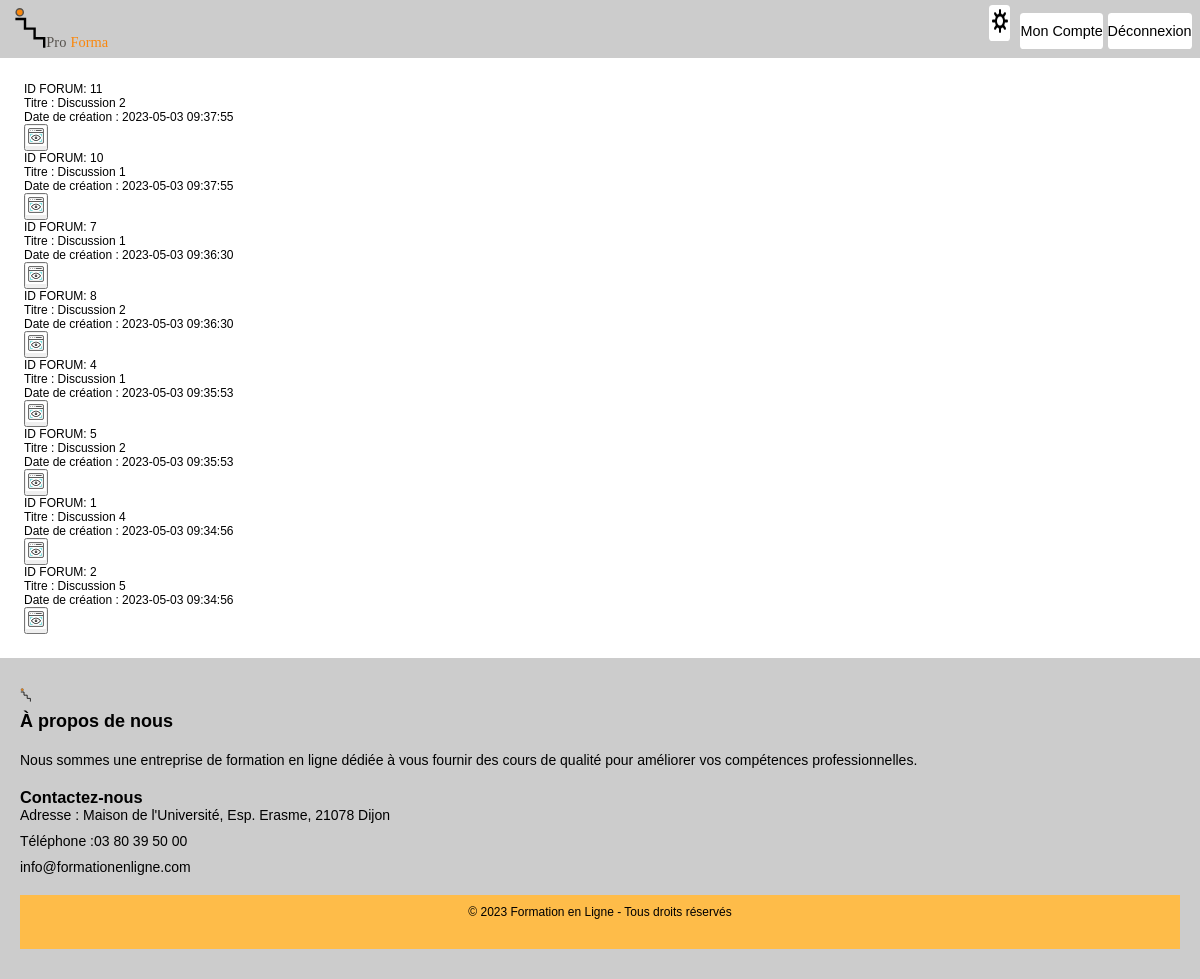
Screenshot of /vue/index.php?p=forum (signed in) with the database file from the repository.
### tables this page shows
CREATE TABLE FORUM_DISCUSSION
(
    ID         INTEGER      NOT NULL AUTO_INCREMENT,
    USER_ID    INTEGER      NOT NULL, 
    COURSE_ID  INTEGER      NOT NULL,
    TITLE      VARCHAR(255) NOT NULL,
    CREATED_AT DATETIME     NOT NULL,
    PRIMARY KEY (ID),
    FOREIGN KEY (USER_ID) REFERENCES USER (ID) ON DELETE CASCADE,
    FOREIGN KEY (COURSE_ID) REFERENCES COURSE (ID) ON DELETE CASCADE
);

### model/sql-request.php (called while the page is built, shortened)
<?php
require_once 'ConnectionDb.php';
function get_ID_User($username):int{
    $conn=new ConnectionDb();
    $db=$conn->database;
    $query=$db->prepare("SELECT ID FROM USER WHERE USERNAME='$username'");
    $query->execute();
    $id=$query->fetch()['ID'];
    return $id;
}
function get_forums_model($user_id):array{
    $conn=new ConnectionDb();
    $db=$conn->database;
    $query=$db->prepare("SELECT DISTINCT FORUM_DISCUSSION.ID,FORUM_DISCUSSION.USER_ID,FORUM_DISCUSSION.COURSE_ID,FORUM_DISCUSSION.TITLE,FORUM_DISCUSSION.CREATED_AT FROM FORUM_DISCUSSION
        INNER JOIN FOLLOWED_COURSE ON FORUM_DISCUSSION.COURSE_ID = FOLLOWED_COURSE.COURSE_ID
        WHERE FOLLOWED_COURSE.USER_ID = $user_id
        ORDER BY FORUM_DISCUSSION.CREATED_AT DESC");
    $query->execute();
    $forums=array();
    while ($row = $query->fetch()) {
        $forum=array();
        $forum["ID"]=$row['ID'];
        $forum["USER_ID"]=$row['USER_ID'];
        $forum["COURSE_ID"]=$row['COURSE_ID'];
        $forum["TITLE"]=$row['TITLE'];
        $forum["CREATED_AT"]=$row['CREATED_AT'];
        $forums[]=$forum;
    }
    return $forums;
}

### controller/forum/get_forums.php (called while the page is built)
<?php
require_once $_SERVER["DOCUMENT_ROOT"].'/model/sql-request.php';
function get_forums():array{
    $username = $_SESSION['username'];
    $user_id = get_ID_User($username);
    return get_forums_model($user_id );
}

### vue/pages/forum.php (called while the page is built, shortened)
<?php
require_once "../controller/user/is_connected.php";
  if (!isset($_GET['id'])) {
    require_once("includes/forum/list.php");
  }else {
    require_once("includes/forum/thread.php");
  }

### vue/index.php (called while the page is built, shortened)
<?php
$page_dir = '../vue/pages';
$page = isset($_GET['p']) ? $_GET['p'] : 'home';
if (file_exists($page_dir . '/' . $page . '.php')) {
  require_once($page_dir . '/' . $page . '.php');
} else {
  require_once($page_dir . '/404.php');
}
require_once('layout.php');

### model/ConnectionDb.php (called while the page is built, shortened)
<?php
class ConnectionDb
{
    public $database=null;
    private $host=HOST;
    private $username=USERNAME;
    private $password=PASSWORD;
    private $port=PORT;
    function connection(){
        if(is_null($this->database)){
            try {
                $this->database=new PDO("mysql:host=$this->host;port=$this->port;dbname=project",$this->username,$this->password);
                $this->database->setAttribute(PDO::ATTR_ERRMODE,PDO::ERRMODE_EXCEPTION);
            }catch (PDOException $e){
                print("Connection Failed : ".$e->getMessage());
            }
        }
    }
    function closeConnection(){
        $this->database=null;
    }
}

### controller/color_theme/get_theme.php (called while the page is built)
<?php
function get_theme(): string
{
    $theme = "light";
    if (isset($_COOKIE['theme'])) {
        $theme = $_COOKIE['theme'];
    }else
        setcookie('theme', "light", time() + 365*24*3600,"/");
    return $theme;
}

### controller/user/is_connected.php (called while the page is built)
<?php
function is_connected():bool{
    if(isset($_COOKIE['logged'])){
        return true;
    }
    return false;
}

### vue/pages/includes/forum/list.php (the view, shortened to what this page needs)
<?php
require_once $_SERVER['DOCUMENT_ROOT'] . '/controller/forum/get_forums.php';
$forums=get_forums();
foreach ($forums as $row) {
    echo "<p>ID FORUM: " . $row["ID"] . "</p>";
    echo "<p>Titre : " . $row["TITLE"] . "</p>";
    echo "<p>Date de création : " . $row["CREATED_AT"] . "</p>";
    $script="window.location='/vue/index.php?p=forum&id=".$row["ID"]."'";
    echo "<button onclick=$script><img src='/vue/assets/img/view.gif' width='20em' height='20em'></button>";
    echo '<br>';
}
?>
<?php
$content = ob_get_contents();

### vue/layout.php (shortened to what this page needs)
<?php
require_once "../controller/color_theme/get_theme.php";
?>
<!DOCTYPE html>
<html>
<head>
    <?= '<link href="assets/css/' . get_theme() . '.css" rel="stylesheet" />' ?>
    <link href="assets/css/main.css" rel="stylesheet" />
</head>
<body>
<header>
    <?php require_once('pages/includes/header.php'); ?>
</header>
<main>
    <?= $content ?>
</main>
<footer>
    <?php require_once('pages/includes/footer.php'); ?>
</footer>
</body>
</html>

### vue/pages/includes/header.php
<?php
  require_once $_SERVER['DOCUMENT_ROOT'] . "/controller/color_theme/get_theme.php";
  require_once $_SERVER['DOCUMENT_ROOT'] . "/controller/user/is_connected.php";
  ?>
<div><a href="./index.php?p=home"><img src=<?= "/vue/assets/img/logo" . get_theme() . ".svg" ?> alt="logo"
      height="100" /></a></div>
<nav>
  <a class="header-button"><button id="theme" onclick="changeTheme()"><?= '<img src="assets/img/' . get_theme() . '.png" width="16" height="16">' ?></button></a>
  <?php
  if (is_connected()) {
    echo '<a class="header-button" href="./index.php?p=account"><button>Mon Compte</button></a>';
    echo '<a class="header-button" href="./index.php?p=logout"><button>Déconnexion</button></a>';
  } else {
    echo '<a class="header-button" href="./index.php?p=login"><button>Connexion</button></a>';
  }
  ?>
</nav>

### vue/pages/includes/footer.php
<div>
    <div>
    <img src="assets/img/favicon.svg" alt="" height="20">
    <h4>À propos de nous</h4>
    <p>Nous sommes une entreprise de formation en ligne dédiée à vous fournir des cours de qualité pour améliorer vos compétences professionnelles.</p>
    </div>
    <div>
      <h3>Contactez-nous</h3>
      <ul>
        <li>Adresse : Maison de l'Université, Esp. Erasme, 21078 Dijon</li>
        <li>Téléphone :03 80 39 50 00</li>
        <li>info@formationenligne.com</li>
      </ul>
    </div>
</div>
  <div class="footer-bottom">
    <p>&copy; 2023 Formation en Ligne - Tous droits réservés</p>
  </div>

### vue/assets/css/light.css (style rules this page uses)
:root { --color-1:#000; --color-2:#CCC; --color-3:#FEBC49; --color-4:#FFF; --color-5:#737373; --color-6:#CC6600; --color-7: rgb(28, 166, 32); --color-8: rgb(186, 41, 41); }

### vue/assets/css/main.css (style rules this page uses)
* { margin: 0; padding: 0; }
html { font-family: sans-serif; font-size: 12px; }
body { background-color: var(--color-4); color: var(--color-1); min-width: 500px; }
body>header { background-color: var(--color-2); display: flex; flex-direction: row; justify-content: space-between; padding: 0.2rem 0.5rem; max-height: 5rem; }
body>header :first-child { height: 4rem; margin: 0.2rem; }
body > header :first-child > img { height: 100%; }
.header-button { margin-top: 1rem; height: 3rem; }
.header-button>button { background-color: var(--color-4); color: var(--color-1); height: 3rem; max-height: 3rem; border: none; border-radius: 0.3rem; cursor: pointer; font-size: 1.2rem; }
.header-button>button :first-child { background-color: #fff; }
.header-button>button>img { max-height: 2rem; height: 100%; border-radius: 10%; }
body>footer { background-color: var(--color-2); padding: 30px 20px; font-size: 14px; }
body>footer h4 { font-size: 18px; font-weight: bold; margin-bottom: 20px; }
body>footer p { margin-bottom: 20px; }
body>footer ul { list-style: none; margin: 0; padding: 0; margin-bottom: 20px; }
body>footer li { margin-bottom: 10px; }
.footer-bottom { background-color: var(--color-3); color: var(--color-1); padding: 10px; text-align: center; font-size: 12px; }
body>main { background-color: var(--color-4); color: var(--color-1); padding: 2rem; }

### rows the page displays
forum_discussion: ID "11", TITLE "Discussion 2", CREATED_AT "2023-05-03 09:37:55"
forum_discussion: ID "10", TITLE "Discussion 1", CREATED_AT "2023-05-03 09:37:55"
forum_discussion: ID "7", TITLE "Discussion 1", CREATED_AT "2023-05-03 09:36:30"
forum_discussion: ID "8", TITLE "Discussion 2", CREATED_AT "2023-05-03 09:36:30"
forum_discussion: ID "4", TITLE "Discussion 1", CREATED_AT "2023-05-03 09:35:53"
forum_discussion: ID "5", TITLE "Discussion 2", CREATED_AT "2023-05-03 09:35:53"
forum_discussion: ID "1", TITLE "Discussion 4", CREATED_AT "2023-05-03 09:34:56"
forum_discussion: ID "2", TITLE "Discussion 5", CREATED_AT "2023-05-03 09:34:56"
